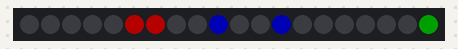
This sketch was run on a simulated Arduino Uno, built with avr-gcc and run on an emulated ATmega328P. Parts: 20 RGB LEDs in strip order, left to right. Wiring (inferred from the names in the program): DS1307 clock at I2C address 0x68. Dim RGB values are drawn brighter than linear; the local clock reads 2024-03-15 10:24:30 at power-on unless the sketch sets it.

Above: at 0.1 s.
At 7.1 s:
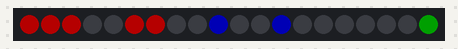
At 15.1 s:
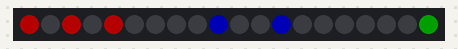
At 22.1 s:
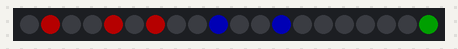
At 30.1 s:
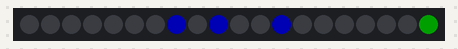
At 39.1 s:
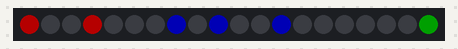

The sketch:

Binary-Clock-Current-Code.ino
```cpp
//######################################################################################################
// Binary Clock using Neopixels.
//
// Author: Chris Oakley
// Email: modelpainter34@gmail.com
//
// Change Log
//
// Date: 07/14/2016
// Version 1.0.0 - Setup Hour, Minute, and Second selection string.
//
// Date: 10/6/2016
// Version 1.0.5 - Setup DS1307 RTC to get the time and also added LED brightness code.
//
// Date: 10/9/2016
// Version 1.0.6 - Changed from Adafruits NEOPIXEL Library to FastLED's Library. It solved a flickering problem
// that arose at the far end of the LED chain. The code is smaller with FastLED's Library. I also added
// the photocell circuit to control the brightness of the LEDs. Removed the library for the RTC and added
// the code to work with it directly.
//
// Date: 10/9/2016
// Version 1.0.7 - Added Daylight Savings Time. The function consists of two toggle switches; one will turn the
// function on or off, the second toggle will toggle whether the time springs forward or falls back.
//
// Date: 10/9/2016
// Version 1.0.8 - Added color themes.
//
// Date: 10/30/2016
// Version: 1.1.0 - Scrapped the code and started over. Themes is going to be scaled back to Dual Color themes and custom color.
// Instead of the nested if statements, I went with a for loop instead. I still working on the code to be better. I believe if I
// setup an array to write the status of each digit, the code will be faster. A0-A2 will have pots on them to select a color.
//
// Things to add:
// Function:																	Finished: (Y/N)
//
// Themes:
//
// **    Night Time Theme Dual Color 10pm to 6am (Listed Below)
//            Red and Green, Red is Color_On and Green is Color_Off
//            Blue and Yellow, Blue is Color_On and Yellow is Color_Off
//            Purple and Orange, Purple is Color_On and Orange Color_Off
//            All LED's Off from 10pm to 6am
// **    Custom Color Choice
//
// Other Functions:
//
// **    Daylight Savings Time
// **    Manually Set Time
//
//
//######################################################################################################
// Pins used on Atmega328P
//######################################################################################################
//
// Analog:
// 			A0 -
//			A1 -
//			A2 -
//			A3 - Photocell
//			A4 - I2C for DS1307 RTC
//			A5 - I2C for DS1307 RTC
//
// Digital:
//			D0 - RX Serial
//			D1 - TX Serial
//			D2 - LED Data Line
//			D3 - Enable/Disable Daylight Savings Time
//			D4 - Daylight Savings Time +1 hour or -1 hour
//			D5 - Enable Dual Night Time Themes
//			D6 - Dual Night Time Themes Logic 1
//			D7 - Dual Night Time Themes Logic 2
//			D8 - Night Vision Safe (Red)
//			D9 - Activate Photocell
//			D10 - Standard Color Logic 1
//			D11 - Standard Color Logic 2
//			D12 - Standard Color Logic 3
//			D13 - Night Theme Override

//######################################################################################################
// FastLED Setup
//######################################################################################################

#include <FastLED.h>
#define NUM_LEDS 20
#define DATA_PIN 2
#define COLOR_ORDER GRB
CRGB leds[NUM_LEDS];

//######################################################################################################
// DS1307 Setup
//######################################################################################################

#include <Wire.h>										// Wire Library I2C
#define DS1307_I2C_ADDRESS 0x68							// DS1307 Address

byte decToBcd(byte val)									// Convert normal decimal numbers to binary coded decimal
{
	return ( (val / 10 * 16) + (val % 10) );
}

byte bcdToDec(byte val)									// Convert binary coded decimal to normal decimal numbers
{
	return ( (val / 16 * 10) + (val % 16) );
}

//######################################################################################################
// Begin variable declaration
//######################################################################################################
//######################################################################################################
//int LED_Array[20];
//######################################################################################################
// Photocell Variable - Used to set the brightness of the LED's.
//######################################################################################################

//int pcReading;

//######################################################################################################
// Themes Variables - There will always be two colors, one that is on and one that is off.
//######################################################################################################


//######################################################################################################
// Clock and Date Variables
//######################################################################################################

int second;
int minute;
int hour;
int dayofWeek;
int day;
int month;
int year;

//######################################################################################################
// Pin Array
//######################################################################################################

//int ledPins[] = {3, 4, 5, 6, 7, 8, 9, 10, 11, 12, 13, A3, A2, A1, A0};
//int pinCount = 15;

//######################################################################################################
//######################################################################################################
// End variable declaration
//######################################################################################################
//######################################################################################################

void setup()
{

	Wire.begin();

	FastLED.addLeds<WS2812B, DATA_PIN, COLOR_ORDER>(leds, NUM_LEDS);

//	for(int currentPin = 0; currentPin < pinCount; currentPin++)
//	{
//		pinMode(ledPins[currentPin], INPUT);
//	}

//	for(int currentPin = 0; currentPin < pinCount; currentPin++)
//	{
//		digitalWrite(ledPins[currentPin], LOW);
//	}

//	Serial.begin(9600);
// seconds, minute, hour, dayofWeek, day, month, year
//setDateDs1307(30, 13, 21,3,25,10,16);
}

void loop()
{

	FastLED.setBrightness(64);


//######################################################################################################
//Get Time and convert to hours, minutes, and seconds
//######################################################################################################

	Wire.beginTransmission(DS1307_I2C_ADDRESS);
	Wire.write(0x00);
	Wire.endTransmission();
	Wire.requestFrom(DS1307_I2C_ADDRESS, 7);

	second = bcdToDec(Wire.read() & 0X7f);
	minute = bcdToDec(Wire.read());
	hour = bcdToDec(Wire.read() & 0x3f);
	dayofWeek = bcdToDec(Wire.read());
	day = bcdToDec(Wire.read());
	month = bcdToDec(Wire.read());
	year = bcdToDec(Wire.read());

	if (hour == 0)
	{
		hour = 24;
	}

	unsigned long color_On = CRGB::Red;
	unsigned long color_Off = CRGB::Black;
//int lastSecond;
// Units of time Math
//if (second>=lastSecond || second==0)

	int secondUnit = second % 10;
	int secondTensUnit  = (second - secondUnit) / 10;
	int minuteUnit = minute % 10;
	int minuteTensUnit = (minute - minuteUnit) / 10;
	int hourUnit = hour % 10;
	int hourTensUnit = (hour - hourUnit) / 10;

// Seconds Setup

	for (int i = 3; i >= 0; i--)
	{
		if (bitRead(secondUnit, i) == 1)
		{
			leds[i] = CRGB::Red;
		}
		else
		{
			(bitRead(secondUnit, i) == 0);
			leds[i] = CRGB::Black;
		}

	}

	for (int i = 0; i <= 2; i++)
	{
		if (bitRead(secondTensUnit, i) == 1)
		{
			leds[6 - i] = CRGB::Red;
		}
		else
		{
			(bitRead(secondTensUnit, i) == 0);
			leds[6 - i] = CRGB::Black;
		}

	}
// Minutes

	for (int i = 3; i >= 0; i--)
	{
		if (bitRead(minuteUnit, i) == 1)
		{
			leds[7 + i] = CRGB::Blue;
		}
		else
		{
			(bitRead(minuteUnit, i) == 0);
			leds[7 + i] = CRGB::Black;
		}

	}

	for (int i = 0; i <= 2; i++)
	{
		if (bitRead(minuteTensUnit, i) == 1)
		{
			leds[13 - i] = CRGB::Blue;
		}
		else
		{
			(bitRead(minuteTensUnit, i) == 0);
			leds[13 - i] = CRGB::Black;
		}

	}


//hours

	for (int i = 3; i >= 0; i--)
	{
		if (bitRead(hourUnit, i) == 1)
		{
			leds[14 + i] = CRGB::Green;
		}
		else
		{
			(bitRead(hourUnit, i) == 0);
			leds[14 + i] = CRGB::Black;
		}

	}

	for (int i = 0; i <= 1; i++)
	{
		if (bitRead(hourTensUnit, i) == 1)
		{
			leds[19 - i] = CRGB::Green;
		}
		else
		{
			(bitRead(hourTensUnit, i) == 0);
			leds[19 - i] = CRGB::Black;
		}

	}

FastLED.show();
}
```

Measured:
- what the display in image 1 shows lasts 1.0 s, from 7.0 s to 8.0 s
